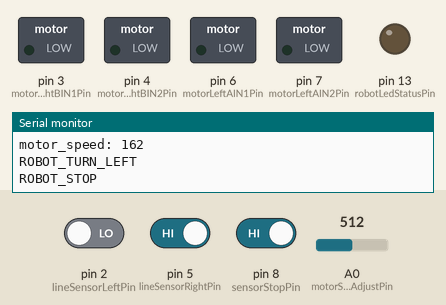
Recording of a sketch running on a simulated Arduino Uno, built with avr-gcc and run on an emulated ATmega328P. Shown: switched loads named in the sketch (green lamp = pin HIGH), output pins drawn as LEDs (lit = HIGH), the last lines printed to the serial monitor. The test bench sets the inputs (shaded band); at power-on: pin 8 (sensorStopPin) HIGH, pin 2 (lineSensorLeftPin) LOW, pin 5 (lineSensorRightPin) HIGH, A0 (motorSpeedAdjustPin) = 512.

Above: at 6.2 s.
6.3 s: pin 8 (sensorStopPin) driven LOW
At 15.3 s:
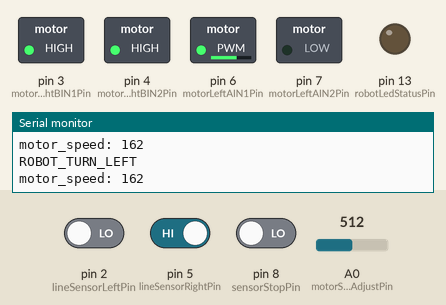
16.5 s: pin 2 (lineSensorLeftPin) driven HIGH
At 17.7 s:
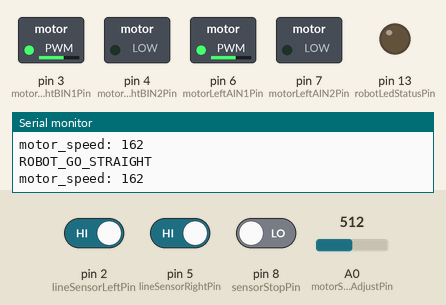
18.6 s: pin 5 (lineSensorRightPin) driven LOW
At 19.2 s:
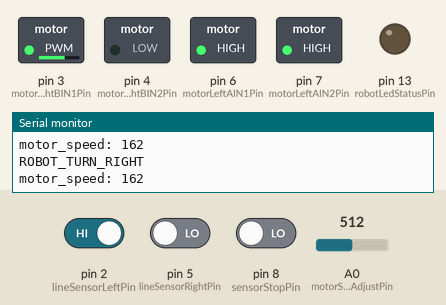
20.7 s: A0 (motorSpeedAdjustPin) set to 716
At 22.1 s:
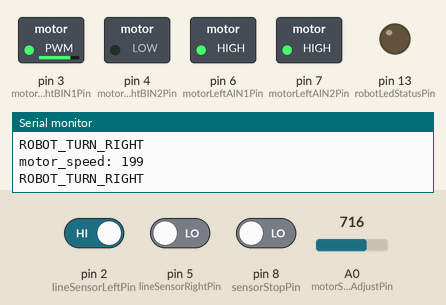
22.8 s: A0 (motorSpeedAdjustPin) set to 306
At 23.5 s:
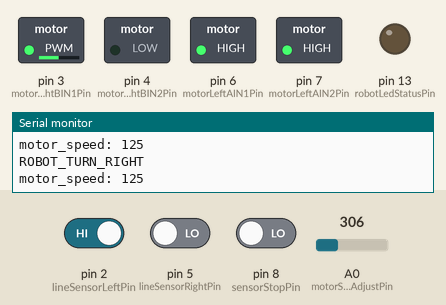
24.9 s: pin 5 (lineSensorRightPin) driven HIGH
At 26.1 s:
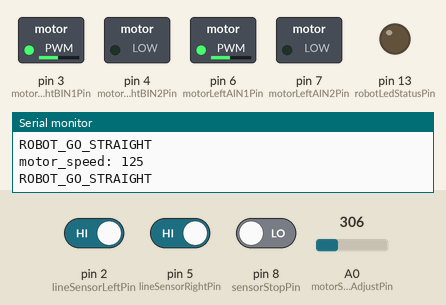
Timing chart, 0 to 27.9 s (numbered marks = the images above; inputs shaded):
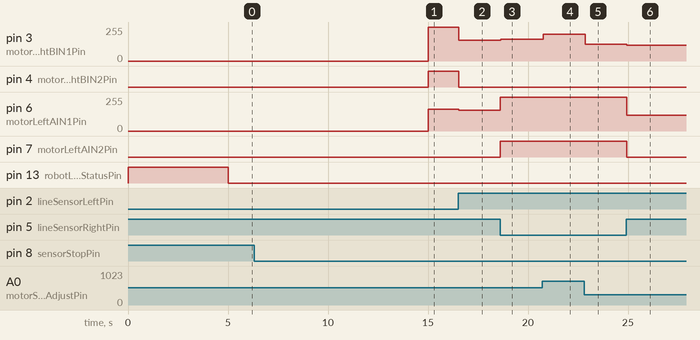

Measured:
- after the input at 6.3 s, pin 3 (motorRightBIN1Pin): 0/255 → 255/255 after 8.7 s; pin 4 (motorRightBIN2Pin): LOW → HIGH after 8.7 s; pin 6 (motorLeftAIN1Pin): 0/255 → 162/255 after 8.7 s
- after the input at 16.5 s, pin 3 (motorRightBIN1Pin): 255/255 → 157/255 at once; pin 4 (motorRightBIN2Pin): HIGH → LOW at once; pin 6 (motorLeftAIN1Pin): 162/255 → 157/255 at once
- after the input at 18.6 s, pin 3 (motorRightBIN1Pin): 157/255 → 162/255 at once; pin 6 (motorLeftAIN1Pin): 157/255 → 255/255 at once; pin 7 (motorLeftAIN2Pin): LOW → HIGH at once
- after the input at 20.7 s, pin 3 (motorRightBIN1Pin): 162/255 → 199/255 after 0.07 s
- after the input at 22.8 s, pin 3 (motorRightBIN1Pin): 199/255 → 125/255 after 0.06 s
- after the input at 24.9 s, pin 3 (motorRightBIN1Pin): 125/255 → 120/255 at once; pin 6 (motorLeftAIN1Pin): 255/255 → 120/255 at once; pin 7 (motorLeftAIN2Pin): HIGH → LOW at once

The sketch:

arduino-robot-suiveur-basic.ino
```cpp
/*
  (EN) Line follower robot
  (FR) Robot suiveur de ligne

  by ArnauldDev and jfcolombel
  for https://disciplines.ac-toulouse.fr/sii/concours-roboteck

  Line tracking, direction correction, correction of the direction
  If the sensor on the left detects the line then it is that the robot is slightly to the right.
  If the right sensor detects the line then it is that the robot slightly to the left.

  ## Suivi de ligne, correction de la direction
  Si le capteur de gauche détecte la ligne alors c'est que le robot par légérement vers la droite.
  Si le capteur de droite détecte la ligne alors c'est que le robot par légérement vers la gauche.
*/

/* At startup the robot is placed in the center of the line => Go straight */
const int motorSpeedAdjustPin = A0; // read potentiometre analog for General_Motor_speed adjust for left and right motors

/* LED indicate robot is ready to start */
const int robotLedStatusPin = 13; // LED

/* Robot stop at the end of course */
const int sensorStopPin = 8; // capteur de fin de course

/* Infrared line sensor */
const int lineSensorLeftPin = 2;  // Left
const int lineSensorRightPin = 5; // Right

/* Direction Motor */
#define FORWARD 1  // Forward and Brake/Slow decay Avant et frein
#define BACKWARD 0 // Backward and Coast/Fast decay Arrière et Roue libre

/* Left Motor */
const int motorLeftAIN1Pin = 6; // PWM
const int motorLeftAIN2Pin = 7; // direction

/* Right Motor */
const int motorRightBIN1Pin = 3; // PWM
const int motorRightBIN2Pin = 4; // direction

int motor_speed = 0;

/* Function prototype for Motor */
void freeMotorLeft();
void MotorLeftForward(uint8_t motor_speed);
void MotorLeft(uint8_t motor_dir, uint8_t motor_speed);
void stopMotorLeft(); // Frein moteur

void freeMotorRight();
void MotorRightForward(uint8_t motor_speed);
void MotorRight(uint8_t motor_dir, uint8_t motor_speed);
void stopMotorRight(); // Frein moteur

/* Function prototype for Robot */
bool robotIsOnTheCenterOfLine();     // le robot est au centre de la ligne
bool robotIsOnTheLeftOfLine();       // le robot est à gauche de la ligne
bool robotIsOnTheRightOfLine();      // le robot est à droite de la ligne
bool robotIsArriveAtTheEndOfRace();  // le robot est arrivée à la fin de la cours
void robotGoStraight(uint8_t speed); // faire aller le robot tout droit
void robotStop();                    // mettre à l'arret le robot
void robotTurnLeft(uint8_t speed);   // Turn Robot to the left direction
void robotTurnRight(uint8_t speed);  // Turn Robot to the right direction

/** Arduino section **********************************************************/
void setup()
{
  // initialize serial communication at 9600 bits per second:
  Serial.begin(9600);

  pinMode(sensorStopPin, INPUT_PULLUP);

  // initialize digital pin as an output.
  pinMode(robotLedStatusPin, OUTPUT);
  // moteur gauche
  pinMode(motorLeftAIN1Pin, OUTPUT);
  pinMode(motorLeftAIN2Pin, OUTPUT);
  // moteur droit
  pinMode(motorRightBIN1Pin, OUTPUT);
  pinMode(motorRightBIN2Pin, OUTPUT);

  digitalWrite(motorLeftAIN2Pin, LOW);  // turn the LED off by making the voltage LOW
  digitalWrite(motorRightBIN2Pin, LOW); // turn the LED off by making the voltage LOW

  robotStop();
  Serial.println("ROBOT_START_WAITING...");
  digitalWrite(robotLedStatusPin, HIGH);
  delay(5000);
  digitalWrite(robotLedStatusPin, LOW);

  while ((digitalRead(lineSensorLeftPin) == 0) && (digitalRead(lineSensorRightPin) == 0))
  {
    robotGoStraight(100);
  }
}

void loop()
{
  /* Adjust general speed motor */
  motor_speed = analogRead(motorSpeedAdjustPin);        // read potentiometre analog for motor speed adjust to max turn speed
  motor_speed = 70 + map(motor_speed, 0, 1023, 0, 185); // scale it to use it with the PWM (value between 0 and 255), limite du couple d'adhésion
  Serial.print("motor_speed: ");                        // 121 est le max sinon ont sortie de la piste
  Serial.println(motor_speed);

  /* Aller tout droit */
  if (robotIsOnTheCenterOfLine())
  {
    Serial.println("ROBOT_GO_STRAIGHT");
    //robotGoStraight(motor_speed);
    MotorLeftForward(motor_speed - 5); // -25 est ok
    MotorRightForward(motor_speed - 5);
  }

  /* Tourner à droite */
  if (robotIsOnTheLeftOfLine())
  {
    stopMotorLeft();
    //freeMotorLeft();
    Serial.println("ROBOT_TURN_RIGHT");
    //delay(50);
    MotorRightForward(motor_speed);
  }

  /* Tourner à gauche */
  if (robotIsOnTheRightOfLine())
  {
    stopMotorRight();
    //freeMotorRight();
    Serial.println("ROBOT_TURN_LEFT");
    //delay(50);
    MotorLeftForward(motor_speed);
  }

  /* Arreter le robot */
  if (robotIsArriveAtTheEndOfRace())
  {
    robotStop();
    // sinon ok
    //stopMotorLeft();
    //stopMotorRight();
    Serial.println("ROBOT_STOP");
    delay(10000);
  }
}

/** Robot section **********************************************************/

/* Make the robot go straight */
// faire aller le robot tout droit
void robotGoStraight(uint8_t speed)
{
  MotorLeftForward(speed);
  MotorRightForward(speed);
}

void robotStop()
{
  MotorLeftForward(0);
  MotorRightForward(0);
  freeMotorLeft();
  freeMotorRight();
}

/* The robot at the end of the race */
// le robot est arrivée à la fin de la cours
bool robotIsArriveAtTheEndOfRace()
{
  bool ret_value = false;

  if (digitalRead(sensorStopPin) == 1)
  {
    ret_value = true;
  }

  return ret_value;
}

/* The robot is on the center of the line */
// le robot est au centre de la ligne
bool robotIsOnTheCenterOfLine()
{
  bool ret_value = false;

  if ((digitalRead(lineSensorLeftPin) == 1) && (digitalRead(lineSensorRightPin) == 1))
  {
    ret_value = true;
  }

  return ret_value;
}

/* The robot is on the left of the line */
// le robot est à gauche de la ligne
bool robotIsOnTheLeftOfLine()
{
  bool ret_value = false;

  if ((digitalRead(lineSensorLeftPin) == 1) && (digitalRead(lineSensorRightPin) == 0))
  {
    ret_value = true;
  }

  return ret_value;
}

/* The robot is on the right of the line */
// le robot est à droite de la ligne
bool robotIsOnTheRightOfLine()
{
  bool ret_value = false;

  if ((digitalRead(lineSensorLeftPin) == 0) && (digitalRead(lineSensorRightPin) == 1))
  {
    ret_value = true;
  }

  return ret_value;
}

/** Motor section **********************************************************/

/* Left Motor */
// Free = roue libre
void freeMotorLeft()
{
  analogWrite(motorLeftAIN1Pin, 0);
  digitalWrite(motorLeftAIN2Pin, LOW);
}

// forward or backward = marche avant ou arrière
void MotorLeft(uint8_t motor_dir, uint8_t motor_speed)
{
  if (motor_dir)
  {
    // avance
    analogWrite(motorLeftAIN1Pin, motor_speed); // PWM
    digitalWrite(motorLeftAIN2Pin, LOW);        // turn the direction forward
  }
  else
  {
    // recule
    digitalWrite(motorLeftAIN1Pin, HIGH);       // turn the direction backforward
    analogWrite(motorLeftAIN2Pin, motor_speed); // PWM
  }
}

// forward = marche avant
void MotorLeftForward(uint8_t motor_speed)
{
  digitalWrite(motorLeftAIN2Pin, LOW); // turn the direction forward
  analogWrite(motorLeftAIN1Pin, motor_speed);
}

// Frein
void stopMotorLeft()
{
  digitalWrite(motorLeftAIN1Pin, HIGH);
  digitalWrite(motorLeftAIN2Pin, HIGH);
}

/* left wheel speed */
// vitesse roue gauche
uint8_t adjustMotorSpeedLeft(uint8_t motor_speed)
{
  uint8_t ret_speed = 0;

  // TODO:

  return ret_speed;
}

/* Right Motor */
// Free wheel = roue libre
void freeMotorRight()
{
  analogWrite(motorRightBIN1Pin, 0);
  digitalWrite(motorRightBIN2Pin, LOW);
}

// forward or backward = marche avant ou arrière
void MotorRight(uint8_t motor_dir, uint8_t motor_speed)
{
  if (motor_dir)
  {
    // avance
    analogWrite(motorRightBIN1Pin, motor_speed); // PWM
    digitalWrite(motorRightBIN2Pin, LOW);        // turn the direction forward
  }
  else
  {
    // recule
    digitalWrite(motorRightBIN1Pin, HIGH);       // turn the direction backforward
    analogWrite(motorRightBIN2Pin, motor_speed); // PWM
  }
}

// forward = marche avant
void MotorRightForward(uint8_t motor_speed)
{
  // avance
  digitalWrite(motorRightBIN2Pin, LOW); // turn the direction forward
  analogWrite(motorRightBIN1Pin, motor_speed);
}

// Frein
void stopMotorRight()
{
  digitalWrite(motorRightBIN1Pin, HIGH);
  digitalWrite(motorRightBIN2Pin, HIGH);
}
```
